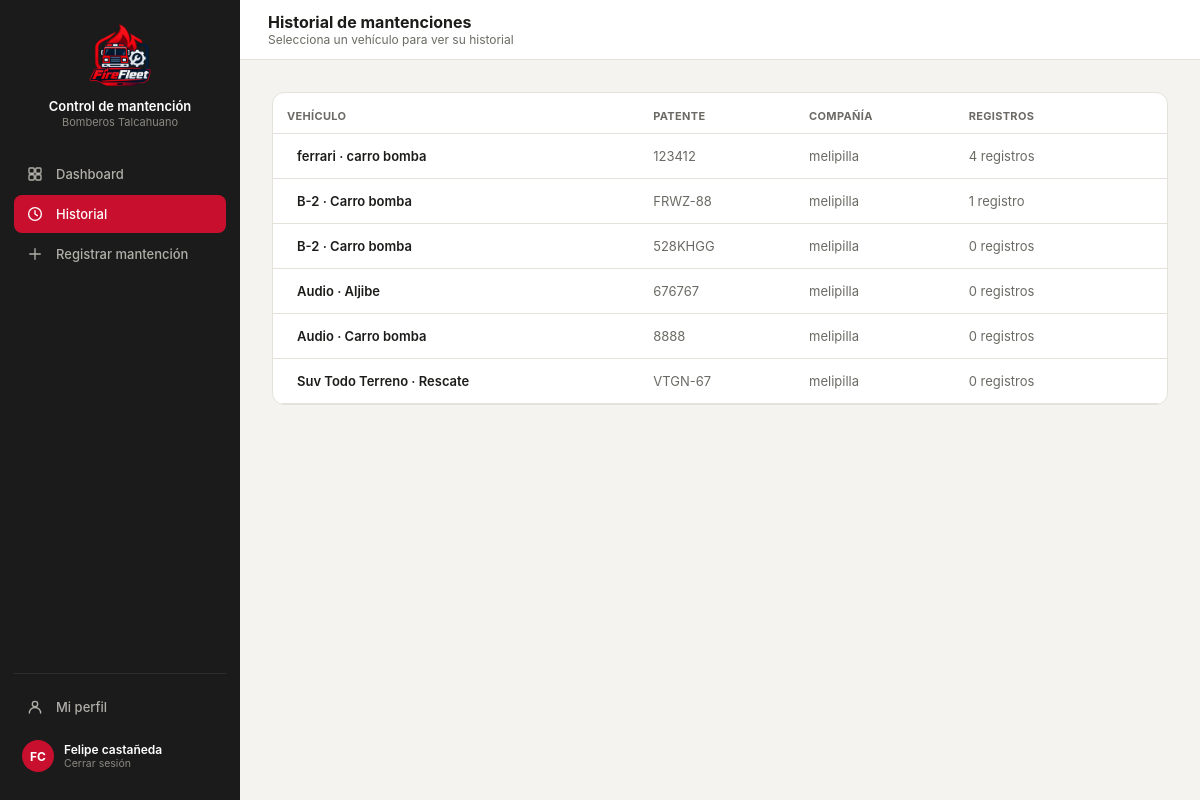
/historial/ (signed in), run on an earlier commit of the app's database.
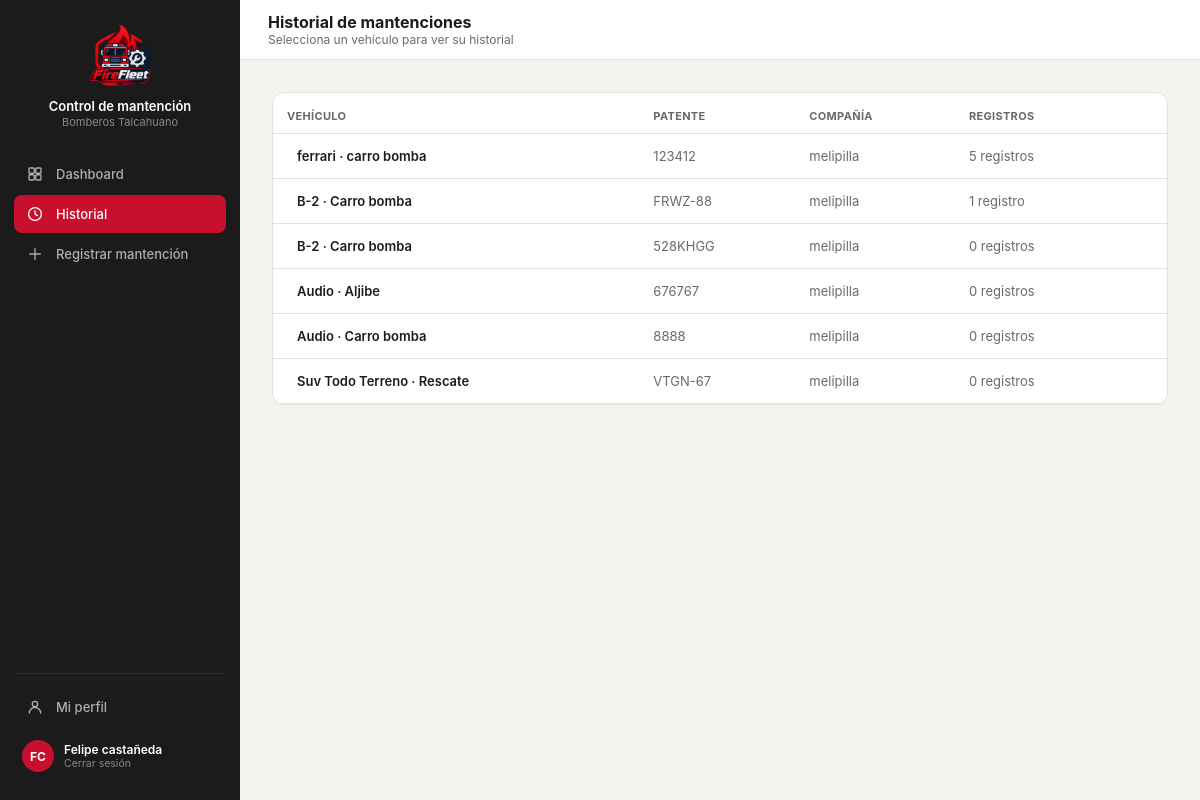
And on a later commit of the database.
### core/models.py (models this page shows, shortened)
class Vehiculo(models.Model):
    id_vehi = models.AutoField(primary_key=True)
    patente = models.CharField(max_length=10, unique=True, null=True, blank=True)
    tipo_v = models.CharField(max_length=50)
    modelo = models.CharField(max_length=80, blank=True)
    anio = models.IntegerField(null=True, blank=True, db_column="año")
    id_compania = models.ForeignKey(
        Compania, on_delete=models.PROTECT, db_column="id_compania", related_name="vehiculos",
    )
    estado = models.CharField(max_length=30, default="operativo")
    kilometraje = models.DecimalField(max_digits=10, decimal_places=2, default=0)
    proxima_mantencion = models.DateField(null=True, blank=True)
    class Meta:
        db_table = "vehiculo"

class Compania(models.Model):
    id_comp = models.AutoField(primary_key=True)
    nombre = models.CharField(max_length=100)
    direccion = models.CharField(max_length=200, blank=True, db_column="dirección")
    telefono = models.CharField(max_length=20, blank=True, db_column="teléfono")
    class Meta:
        db_table = "compania"
        verbose_name_plural = "Compañías"
    def __str__(self):
        return self.nombre

### core/views.py (the view)
# urls.py: path('historial/', views.historial, name='historial'),
@login_required(login_url='index')
def historial(request):
    vehiculos = Vehiculo.objects.select_related('id_compania').annotate(
        num_registros=Count('mantenciones')
    ).all()
    perfil_usuario = getattr(request.user, 'perfil', None)
    is_admin = request.user.is_superuser or bool(
        perfil_usuario and (perfil_usuario.rol or '').lower() == 'administrador'
    )
    if perfil_usuario:
        nombre = perfil_usuario.nombre
        rol = perfil_usuario.rol
        comp = str(perfil_usuario.id_compania) if perfil_usuario.id_compania else 'Sin Compañía'
    else:
        nombre = request.user.get_full_name() or request.user.username
        rol = ''
        comp = 'Sin Compañía'
    current_user_data = {
        'name': nombre,
        'rol': rol,
        'comp': comp,
        'initials': ''.join([palabra[0].upper() for palabra in nombre.split()[:2]]) or '??',
        'isAdmin': is_admin,
    }
    context = {
        'vehiculos': vehiculos,
        'current_user': current_user_data,
        'current_user_json': {'isAdmin': is_admin},
    }
    return render(request, 'core/historial.html', context)

### core/templates/core/historial.html (shortened to what this page needs)
{% load static %}
<!DOCTYPE html>
<html lang="es">
<head>
<link rel="stylesheet" href="https://cdnjs.cloudflare.com/ajax/libs/tabler-icons/2.44.0/iconfont/tabler-icons.min.css">
<link rel="stylesheet" href="{% static 'styles.css' %}">
</head>
<body>
<div class="layout">
  <div class="sidebar">
    <div class="sidebar-brand">
      <div class="logo"><img src="{% static 'imagenes/logo2.png' %}" alt="Logo Control de mantención"></div>
      <div><p class="t1">Control de mantención</p><p class="t2">Bomberos Talcahuano</p></div>
    </div>
    <a class="nav-item" href="{% url 'dashboard' %}">Dashboard</a>
    <a class="nav-item active" href="{% url 'historial' %}"><svg class="nav-icon" viewBox="0 0 24 24" fill="none" stroke="currentColor" stroke-width="1.8" stroke-linecap="round" stroke-linejoin="round"><circle cx="12" cy="12" r="8.5"/><polyline points="12 7.5 12 12 15.2 14.2"/></svg>Historial</a>
    <a class="nav-item" href="{% url 'registrar' %}"><svg class="nav-icon" viewBox="0 0 24 24" fill="none" stroke="currentColor" stroke-width="1.8" stroke-linecap="round" stroke-linejoin="round"><line x1="12" y1="5" x2="12" y2="19"/><line x1="5" y1="12" x2="19" y2="12"/></svg>Registrar mantención</a>
    <div class="sidebar-footer">
      <a class="nav-item" href="{% url 'perfil' %}"><svg class="nav-icon" viewBox="0 0 24 24" fill="none" stroke="currentColor" stroke-width="1.8" stroke-linecap="round" stroke-linejoin="round"><circle cx="12" cy="8" r="3.6"/><path d="M4.5 20c0-4.1 3.4-7.4 7.5-7.4s7.5 3.3 7.5 7.4"/></svg>Mi perfil</a>
      <a class="sidebar-user" href="{% url 'logout' %}" style="margin-top:6px; text-decoration:none;">
        <div class="av">{{ current_user.initials }}</div>
        <div><p class="name">{{ current_user.name }}</p><p class="role">Cerrar sesión</p></div>
      </a>
    </div>
  </div>
  <div class="main">
    <div class="topbar">
      <div style="display:flex; align-items:center; gap:12px;">
        <div><h2>Historial de mantenciones</h2><p class="crumb">Selecciona un vehículo para ver su historial</p></div>
      </div>
    </div>
    <div class="content" id="content">
      <div class="card" style="padding:0; overflow:hidden;">
        <table>
          <thead>
            <tr>
              <th>Vehículo</th>
              <th>Patente</th>
              <th>Compañía</th>
              <th>Registros</th>
              <th></th>
            </tr>
          </thead>
          <tbody>
            {% for v in vehiculos %}
           <tr class="clickable">
  <td style="font-weight:600;">
    <a href="{% url 'detalle' v.pk %}" style="text-decoration:none; color:inherit; display:flex; align-items:center; gap:10px;">
      {{ v.modelo }} · {{ v.tipo_v }}
    </a>
  </td>
  <td style="color:var(--text2);">{{ v.patente }}</td>
  <td style="color:var(--text2);">{{ v.id_compania.nombre|default:"Sin compañía" }}</td>
  <td style="color:var(--text2);">{{ v.num_registros }} registro{% if v.num_registros != 1 %}s{% endif %}</td>
  <td style="text-align:right; color:var(--text2);">
  </td>
</tr>
            {% empty %}
            <tr>
              <td colspan="5" style="text-align:center; padding: 20px; color:var(--text2);">No hay vehículos registrados en la base de datos.</td>
            </tr>
            {% endfor %}
          </tbody>
        </table>
      </div>
    </div>
  </div>
</div>
</body>
</html>

What changed in the data, as far as the page shows it:
changed Vehiculo "ferrari": num_registros "4" → "5"
